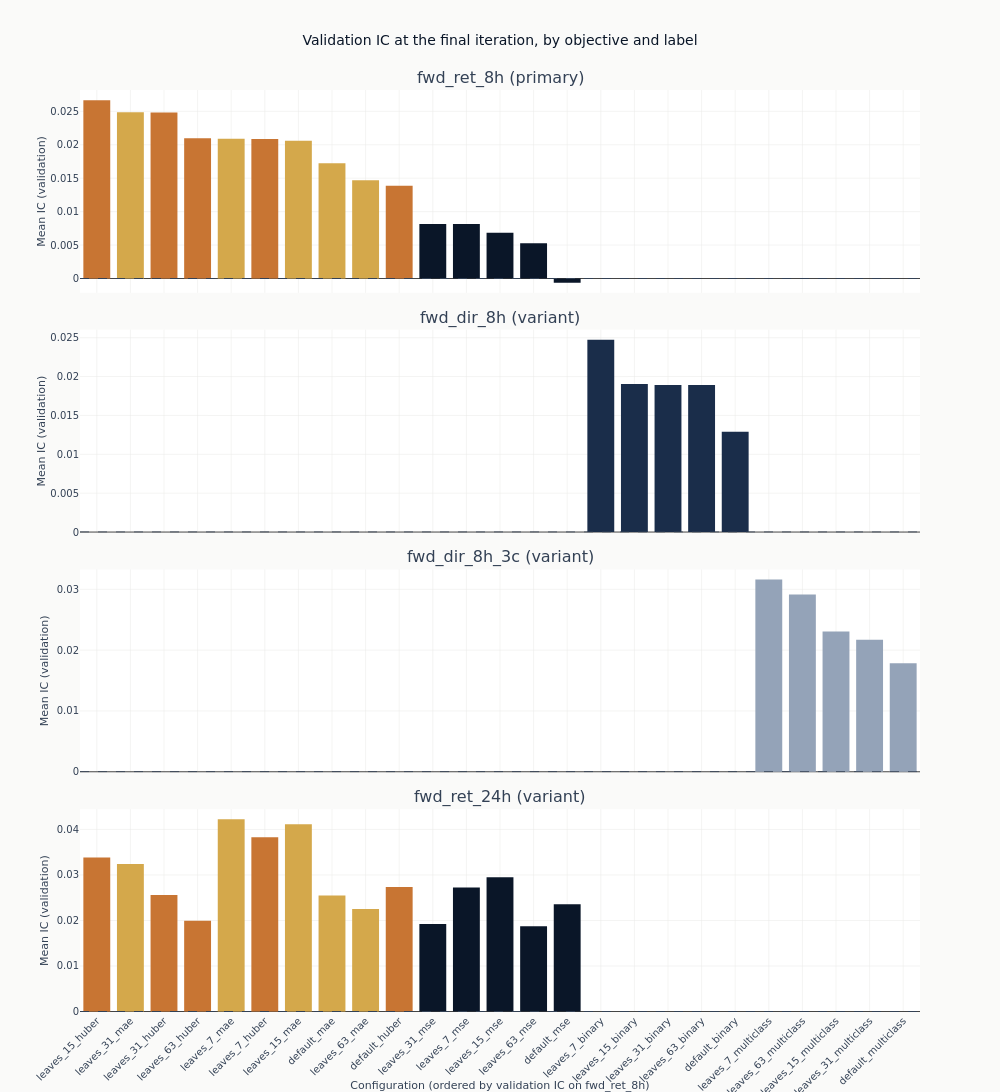

The code cell stored with this chart in its notebook:
### Markdown cell above
### Whether the loss function is what separates them

The curves are coloured by objective because that is the axis with a mechanism behind it. If
heavy tails are steering the squared-error fits, the three colours should separate, and they
should separate more as trees are added, since each additional tree is fitted to the residuals
the previous ones left.

The chart below drops the checkpoint dimension by taking each configuration's final state, so
every configuration is compared at the same amount of training. That is the comparison that does
not require choosing anything after the fact.

### Code cell
final = (
    catalog.filter(pl.col("checkpoint_value") == pl.col("checkpoint_value").max().over("label"))
    .filter("full_coverage")
    .with_columns(objective=pl.col("config_name").map_elements(objective_of, return_dtype=pl.Utf8))
    .sort(["label", "ic_mean"], descending=[False, True])
)
final_iteration = int(final.get_column("checkpoint_value").max())
config_order = (
    final.filter(pl.col("label") == order_label)
    .sort("ic_mean", descending=True)
    .get_column("config_name")
    .to_list()
)

fig_obj = make_subplots(
    rows=len(panel_labels),
    cols=1,
    shared_xaxes=True,
    vertical_spacing=0.04,
    subplot_titles=[
        f"{label} ({'primary' if label == primary else 'variant'})" for label in panel_labels
    ],
)
for row, label in enumerate(panel_labels, start=1):
    panel = final.filter(pl.col("label") == label)
    fig_obj.add_trace(
        go.Bar(
            x=panel.get_column("config_name").to_list(),
            y=panel.get_column("ic_mean").to_list(),
            marker_color=[objectives[value] for value in panel.get_column("objective")],
        ),
        row=row,
        col=1,
    )
    fig_obj.add_hline(
        y=0, line_width=1, line_dash="dash", line_color=COLORS["neutral"], row=row, col=1
    )
    fig_obj.update_yaxes(title_text="Mean IC (validation)", row=row, col=1)
fig_obj.update_xaxes(
    categoryorder="array",
    categoryarray=config_order,
    tickangle=-45,
    title_text=f"Configuration (ordered by validation IC on {order_label})",
    row=len(panel_labels),
    col=1,
)
fig_obj.update_layout(
    title="Validation IC at the final iteration, by objective and label",
    height=300 * len(panel_labels),
    width=1000,
    showlegend=False,
    margin=dict(t=90),
)
show_plotly_with_alt(
    fig_obj,
    "Stacked bar charts of mean validation information coefficient at the final boosting "
    "iteration, one panel per label, coloured by objective. Every bar in every panel is above the "
    f"dashed zero line. The configurations are in the same order in each panel, that order being "
    f"their ranking on {order_label}; the return labels and the direction labels declare disjoint "
    "menus, so each panel fills its own part of the axis and leaves the rest empty. In the two "
    "return panels the colours group rather than interleave, with copper Huber bars at the left "
    "of the ranking, amber absolute-error bars in the middle and blue squared-error bars at the "
    "right. The two direction panels declare one objective each, so they are single-coloured and "
    "their bar order is the capacity ordering.",
)

### Figure 1 — Plotly figure (JSON) as saved in the notebook; plotly's stock layout.template omitted (floating-point values rounded to 4 significant figures)
{"data": [{"marker": {"color": ["#C87533", "#D4A84B", "#C87533", "#C87533", "#D4A84B", "#C87533", "#D4A84B", "#D4A84B", "#D4A84B", "#C87533", "#0a1628", "#0a1628", "#0a1628", "#0a1628", "#0a1628"]}, "type": "bar", "x": ["leaves_15_huber", "leaves_31_mae", "leaves_31_huber", "leaves_63_huber", "leaves_7_mae", "leaves_7_huber", "leaves_15_mae", "default_mae", "leaves_63_mae", "default_huber", "leaves_31_mse", "leaves_7_mse", "leaves_15_mse", "leaves_63_mse", "default_mse"], "xaxis": "x", "y": [0.02667, 0.02486, 0.02484, 0.02098, 0.02089, 0.02086, 0.02058, 0.01725, 0.01467, 0.01385, 0.008157, 0.008151, 0.006848, 0.005288, -0.0006268], "yaxis": "y"}, {"marker": {"color": ["#1a2d4a", "#1a2d4a", "#1a2d4a", "#1a2d4a", "#1a2d4a"]}, "type": "bar", "x": ["leaves_7_binary", "leaves_15_binary", "leaves_31_binary", "leaves_63_binary", "default_binary"], "xaxis": "x2", "y": [0.02472, 0.01904, 0.01892, 0.01892, 0.01289], "yaxis": "y2"}, {"marker": {"color": ["#94a3b8", "#94a3b8", "#94a3b8", "#94a3b8", "#94a3b8"]}, "type": "bar", "x": ["leaves_7_multiclass", "leaves_63_multiclass", "leaves_15_multiclass", "leaves_31_multiclass", "default_multiclass"], "xaxis": "x3", "y": [0.0316, 0.02917, 0.02306, 0.02173, 0.01786], "yaxis": "y3"}, {"marker": {"color": ["#D4A84B", "#D4A84B", "#C87533", "#C87533", "#D4A84B", "#0a1628", "#C87533", "#0a1628", "#C87533", "#D4A84B", "#0a1628", "#D4A84B", "#C87533", "#0a1628", "#0a1628"]}, "type": "bar", "x": ["leaves_7_mae", "leaves_15_mae", "leaves_7_huber", "leaves_15_huber", "leaves_31_mae", "leaves_15_mse", "default_huber", "leaves_7_mse", "leaves_31_huber", "default_mae", "default_mse", "leaves_63_mae", "leaves_63_huber", "leaves_31_mse", "leaves_63_mse"], "xaxis": "x4", "y": [0.04223, 0.04111, 0.0383, 0.03385, 0.03242, 0.0295, 0.02734, 0.02724, 0.02559, 0.02551, 0.02354, 0.02253, 0.01995, 0.01922, 0.01872], "yaxis": "y4"}], "layout": {"annotations": [{"font": {"size": 16}, "showarrow": false, "text": "fwd_ret_8h (primary)", "x": 0.5, "xanchor": "center", "xref": "paper", "y": 1.0, "yanchor": "bottom", "yref": "paper"}, {"font": {"size": 16}, "showarrow": false, "text": "fwd_dir_8h (variant)", "x": 0.5, "xanchor": "center", "xref": "paper", "y": 0.74, "yanchor": "bottom", "yref": "paper"}, {"font": {"size": 16}, "showarrow": false, "text": "fwd_dir_8h_3c (variant)", "x": 0.5, "xanchor": "center", "xref": "paper", "y": 0.48, "yanchor": "bottom", "yref": "paper"}, {"font": {"size": 16}, "showarrow": false, "text": "fwd_ret_24h (variant)", "x": 0.5, "xanchor": "center", "xref": "paper", "y": 0.22, "yanchor": "bottom", "yref": "paper"}], "height": 1200, "margin": {"t": 90}, "shapes": [{"line": {"color": "#334155", "dash": "dash", "width": 1}, "type": "line", "x0": 0, "x1": 1, "xref": "x domain", "y0": 0, "y1": 0, "yref": "y"}, {"line": {"color": "#334155", "dash": "dash", "width": 1}, "type": "line", "x0": 0, "x1": 1, "xref": "x2 domain", "y0": 0, "y1": 0, "yref": "y2"}, {"line": {"color": "#334155", "dash": "dash", "width": 1}, "type": "line", "x0": 0, "x1": 1, "xref": "x3 domain", "y0": 0, "y1": 0, "yref": "y3"}, {"line": {"color": "#334155", "dash": "dash", "width": 1}, "type": "line", "x0": 0, "x1": 1, "xref": "x4 domain", "y0": 0, "y1": 0, "yref": "y4"}], "showlegend": false, "title": {"text": "Validation IC at the final iteration, by objective and label"}, "width": 1000, "xaxis": {"anchor": "y", "domain": [0.0, 1.0], "matches": "x4", "showticklabels": false}, "xaxis2": {"anchor": "y2", "domain": [0.0, 1.0], "matches": "x4", "showticklabels": false}, "xaxis3": {"anchor": "y3", "domain": [0.0, 1.0], "matches": "x4", "showticklabels": false}, "xaxis4": {"anchor": "y4", "categoryarray": ["leaves_15_huber", "leaves_31_mae", "leaves_31_huber", "leaves_63_huber", "leaves_7_mae", "leaves_7_huber", "leaves_15_mae", "default_mae", "leaves_63_mae", "default_huber", "leaves_31_mse", "leaves_7_mse", "leaves_15_mse", "leaves_63_mse", "default_mse"], "categoryorder": "array", "domain": [0.0, 1.0], "tickangle": -45, "title": {"text": "Configuration (ordered by validation IC on fwd_ret_8h)"}}, "yaxis": {"anchor": "x", "domain": [0.78, 1.0], "title": {"text": "Mean IC (validation)"}}, "yaxis2": {"anchor": "x2", "domain": [0.52, 0.74], "title": {"text": "Mean IC (validation)"}}, "yaxis3": {"anchor": "x3", "domain": [0.26, 0.48], "title": {"text": "Mean IC (validation)"}}, "yaxis4": {"anchor": "x4", "domain": [0.0, 0.22], "title": {"text": "Mean IC (validation)"}}}}
